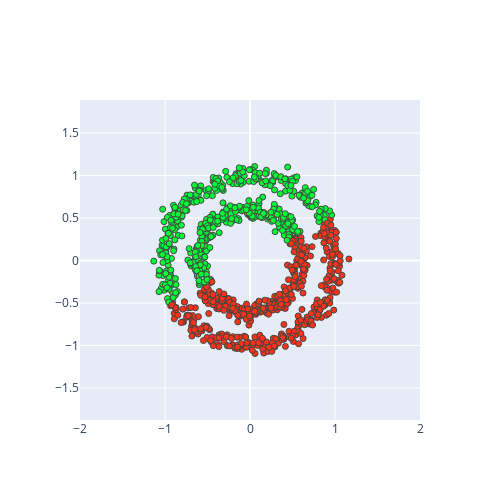

The code cell stored with this chart in its notebook:
### Markdown cell above
## k-means

### Code cell
from sklearn.cluster import MiniBatchKMeans, KMeans
k_means = KMeans(init='k-means++', n_clusters=2, n_init=10)
k_means.fit(X)
autoPlotly(X,k_means.labels_)

### Figure 1 — Plotly figure (JSON) as saved in the notebook; plotly's stock layout.template omitted (floating-point values rounded to 4 significant figures; data arrays with more than 128 entries replaced by an {"elided": "..."} marker saying what was removed)
{"data": [{"hoverinfo": "text", "hovertext": {"elided": "1000 str values"}, "marker": {"color": {"elided": "1000 str values"}, "line": {"width": 1}}, "mode": "markers", "type": "scatter", "x": {"elided": "1000 float values"}, "y": {"elided": "1000 float values"}}], "layout": {"height": 500, "title": {"text": ""}, "width": 500, "xaxis": {"constrain": "domain", "range": [-2, 2]}, "yaxis": {"scaleanchor": "x", "scaleratio": 1}}}
